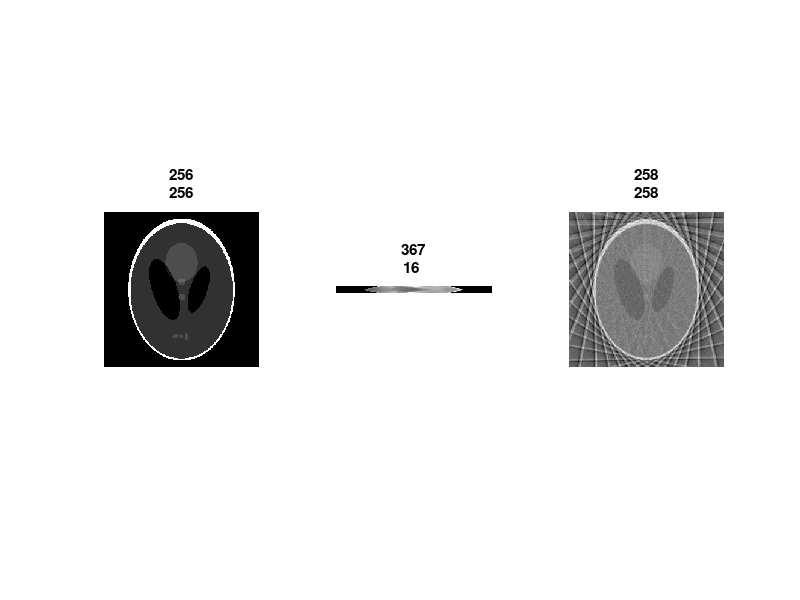

This chart was generated by the following MATLAB code:
clc;
clear;
close all;

Image=phantom(256);
Sinogram=radon(Image,1:180/16:180);
Reconstruction=iradon(Sinogram,1:180/16:180);
% I = iradon(R,theta,interp,filter,frequency_scaling,output_size)
figure;
    subplot(1,3,1)
        imshow(Image,[])
        title(size(Image))
        axis image
    subplot(1,3,2)
        imshow(Sinogram',[])
        title(size(Sinogram))      
        axis image
    subplot(1,3,3)
        imshow(Reconstruction,[])
        title(size(Reconstruction))
        axis image